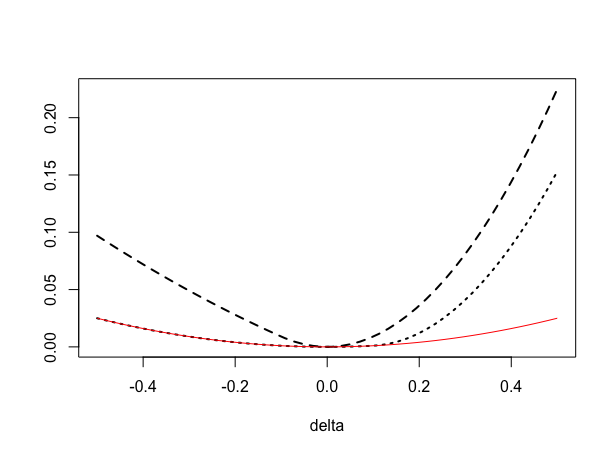

Here is the R script that generated this plot:
delf = function(u, tau, delta) {
    abs(tau - as.numeric(u + delta < 0)) * (u + delta)^2 - abs(tau - as.numeric(u < 
        0)) * u^2 - 2 * (tau - as.numeric(u < 0)) * abs(u) * delta
}

del = seq(-0.5, 0.5, length = 50)
tau = 0.9
u   = 0.1
plot(del, delf(u = u, tau = tau1, delta = del), type = "l", lty = 2, lwd = 2, xlab = "delta", 
    ylab = "")
lines(del, delf(u = -u, tau = tau1, delta = del), lty = 3, lwd = 2)
lines(del, min(tau1, 1 - tau1) * del^2, col = "red")
